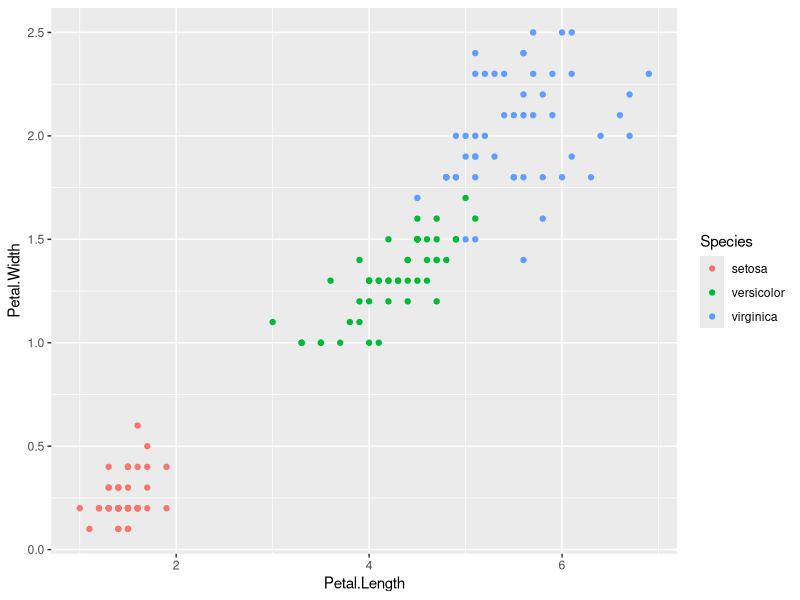
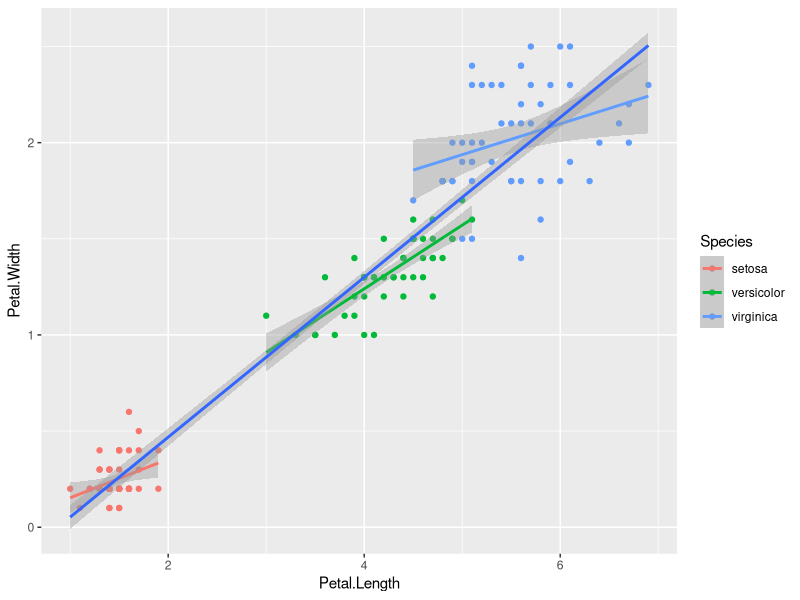
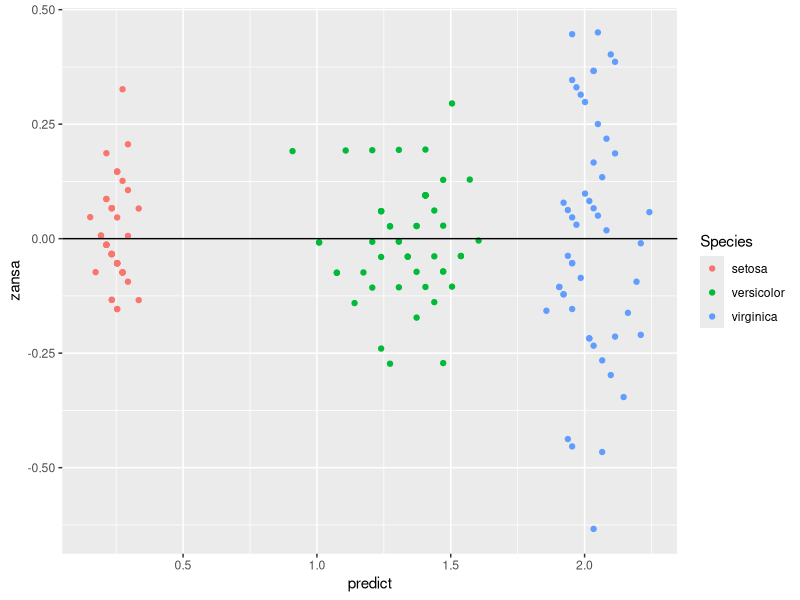

Generate these figures, in order, with R:
# 一般化線形モデルの解析
# Generalized Linear Model
# 2026-09-09
# Greg Nishihara

# パッケージの読み込み
library(tidyverse)
library(emmeans)
library(marginaleffects)

irisdf = iris |> as_tibble()

ggplot(irisdf) + 
  geom_point(
    aes(
      x = Petal.Length,
      y = Petal.Width,
      color = Species
    )
  )

###################################
# 検討するモデル
# 応答変数： Petal.Width
# 説明変数： Petal.Length, Species
# モデル： Petal.Width ~ Petal.Length + Species + Petal.Length:Species

# モデル比較： AIC

model01 = glm(Petal.Width ~ 1, data = irisdf) # ヌルモデル (null model)
model02 = glm(Petal.Width ~ Species, data = irisdf)
model03 = glm(Petal.Width ~ Petal.Length, data = irisdf)
model04 = glm(Petal.Width ~ Petal.Length + Species, data = irisdf)
model05 = glm(Petal.Width ~ Petal.Length + Species + Petal.Length:Species, data = irisdf)

# AIC 一番低い値がもっともいいモデル
AIC(model01, model02, model03, model04, model05)
# model05 の AICが最も低いので選択する

summary(model05) # 計数表

# モデルの診断

ggplot(irisdf) + 
  geom_point(aes(x = Petal.Length, y = Petal.Width, color = Species)) +
  geom_smooth(aes(x = Petal.Length, y = Petal.Width, color = Species),
              method = "glm", formula = y ~ x) +
  geom_smooth(aes(x = Petal.Length, y = Petal.Width),
              method = "glm", formula = y ~ x) 
  

irisdf2 = 
  irisdf |> 
  mutate(
    zansa = residuals(model05),
    predict = predict(model05)
  ) 

ggplot(irisdf2) + 
  geom_point(
    aes(
      x = predict, 
      y = zansa,
      color = Species
    )
  ) +
  geom_hline(yintercept = 0)
